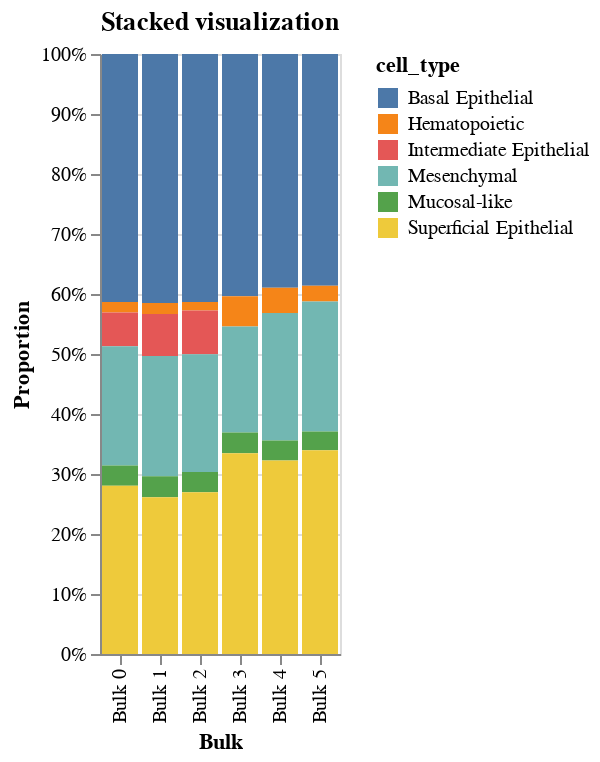

Notebook code cell kept with this figure:
### Code cell
model.plot_proportions('stacked').properties(title="Stacked visualization")

### Figure 1 — Vega-Lite specification as saved in the notebook (floating-point values rounded to 4 significant figures)
{"config": {"view": {"continuousWidth": 400, "continuousHeight": 300}}, "data": {"name": "data-b073ded25fb3da4830ee53681942ce66"}, "mark": "bar", "encoding": {"color": {"field": "cell_type", "type": "nominal"}, "x": {"axis": {"title": "Bulk"}, "field": "index", "type": "nominal"}, "y": {"aggregate": "sum", "axis": {"title": "Proportion"}, "field": "proportion", "stack": "normalize", "type": "quantitative"}}, "title": "Stacked visualization", "$schema": "https://vega.github.io/schema/vega-lite/v4.17.0.json", "datasets": {"data-b073ded25fb3da4830ee53681942ce66": [{"index": "Bulk 0", "cell_type": "Basal Epithelial", "proportion": 0.4134, "ci_err": 0.02056, "ci_low": 0.3928, "ci_high": 0.4339}, {"index": "Bulk 1", "cell_type": "Basal Epithelial", "proportion": 0.4152, "ci_err": 0.01993, "ci_low": 0.3952, "ci_high": 0.4351}, {"index": "Bulk 2", "cell_type": "Basal Epithelial", "proportion": 0.4133, "ci_err": 0.5, "ci_low": 0.0, "ci_high": 0.9133}, {"index": "Bulk 3", "cell_type": "Basal Epithelial", "proportion": 0.4036, "ci_err": 0.02102, "ci_low": 0.3826, "ci_high": 0.4246}, {"index": "Bulk 4", "cell_type": "Basal Epithelial", "proportion": 0.3896, "ci_err": 0.02036, "ci_low": 0.3693, "ci_high": 0.41}, {"index": "Bulk 5", "cell_type": "Basal Epithelial", "proportion": 0.3861, "ci_err": 0.5, "ci_low": 0.0, "ci_high": 0.8861}, {"index": "Bulk 0", "cell_type": "Hematopoietic", "proportion": 0.01738, "ci_err": 0.00384, "ci_low": 0.01354, "ci_high": 0.02122}, {"index": "Bulk 1", "cell_type": "Hematopoietic", "proportion": 0.01803, "ci_err": 0.003632, "ci_low": 0.0144, "ci_high": 0.02166}, {"index": "Bulk 2", "cell_type": "Hematopoietic", "proportion": 0.01411, "ci_err": 0.5, "ci_low": 0.0, "ci_high": 0.5141}, {"index": "Bulk 3", "cell_type": "Hematopoietic", "proportion": 0.05068, "ci_err": 0.008439, "ci_low": 0.04224, "ci_high": 0.05911}, {"index": "Bulk 4", "cell_type": "Hematopoietic", "proportion": 0.04209, "ci_err": 0.006963, "ci_low": 0.03512, "ci_high": 0.04905}, {"index": "Bulk 5", "cell_type": "Hematopoietic", "proportion": 0.02623, "ci_err": 0.5, "ci_low": 0.0, "ci_high": 0.5262}, {"index": "Bulk 0", "cell_type": "Intermediate Epithelial", "proportion": 0.05636, "ci_err": 0.02282, "ci_low": 0.03354, "ci_high": 0.07917}, {"index": "Bulk 1", "cell_type": "Intermediate Epithelial", "proportion": 0.06994, "ci_err": 0.0227, "ci_low": 0.04724, "ci_high": 0.09264}, {"index": "Bulk 2", "cell_type": "Intermediate Epithelial", "proportion": 0.07313, "ci_err": 0.5, "ci_low": 0.0, "ci_high": 0.5731}, {"index": "Bulk 3", "cell_type": "Intermediate Epithelial", "proportion": 0.0, "ci_err": 0.001572, "ci_low": 0.0, "ci_high": 0.001572}, {"index": "Bulk 4", "cell_type": "Intermediate Epithelial", "proportion": 0.0, "ci_err": 0.003161, "ci_low": 0.0, "ci_high": 0.003161}, {"index": "Bulk 5", "cell_type": "Intermediate Epithelial", "proportion": 0.0, "ci_err": 0.5, "ci_low": 0.0, "ci_high": 0.5}, {"index": "Bulk 0", "cell_type": "Mesenchymal", "proportion": 0.1987, "ci_err": 0.01185, "ci_low": 0.1869, "ci_high": 0.2106}, {"index": "Bulk 1", "cell_type": "Mesenchymal", "proportion": 0.2006, "ci_err": 0.01166, "ci_low": 0.189, "ci_high": 0.2123}, {"index": "Bulk 2", "cell_type": "Mesenchymal", "proportion": 0.1963, "ci_err": 0.5, "ci_low": 0.0, "ci_high": 0.6963}, {"index": "Bulk 3", "cell_type": "Mesenchymal", "proportion": 0.1766, "ci_err": 0.01271, "ci_low": 0.1639, "ci_high": 0.1893}, {"index": "Bulk 4", "cell_type": "Mesenchymal", "proportion": 0.2125, "ci_err": 0.01358, "ci_low": 0.1989, "ci_high": 0.2261}, {"index": "Bulk 5", "cell_type": "Mesenchymal", "proportion": 0.2169, "ci_err": 0.5, "ci_low": 0.0, "ci_high": 0.7169}, {"index": "Bulk 0", "cell_type": "Mucosal-like", "proportion": 0.03393, "ci_err": 0.01012, "ci_low": 0.02381, "ci_high": 0.04405}, {"index": "Bulk 1", "cell_type": "Mucosal-like", "proportion": 0.03506, "ci_err": 0.007715, "ci_low": 0.02735, "ci_high": 0.04278}, {"index": "Bulk 2", "cell_type": "Mucosal-like", "proportion": 0.03357, "ci_err": 0.5, "ci_low": 0.0, "ci_high": 0.5336}, {"index": "Bulk 3", "cell_type": "Mucosal-like", "proportion": 0.03446, "ci_err": 0.01326, "ci_low": 0.02121, "ci_high": 0.04772}, {"index": "Bulk 4", "cell_type": "Mucosal-like", "proportion": 0.03323, "ci_err": 0.01131, "ci_low": 0.02192, "ci_high": 0.04454}, {"index": "Bulk 5", "cell_type": "Mucosal-like", "proportion": 0.03103, "ci_err": 0.5, "ci_low": 0.0, "ci_high": 0.531}, {"index": "Bulk 0", "cell_type": "Superficial Epithelial", "proportion": 0.2802, "ci_err": 0.02089, "ci_low": 0.2593, "ci_high": 0.3011}, {"index": "Bulk 1", "cell_type": "Superficial Epithelial", "proportion": 0.2612, "ci_err": 0.0204, "ci_low": 0.2408, "ci_high": 0.2816}, {"index": "Bulk 2", "cell_type": "Superficial Epithelial", "proportion": 0.2696, "ci_err": 0.5, "ci_low": 0.0, "ci_high": 0.7696}, {"index": "Bulk 3", "cell_type": "Superficial Epithelial", "proportion": 0.3346, "ci_err": 0.02102, "ci_low": 0.3136, "ci_high": 0.3557}, {"index": "Bulk 4", "cell_type": "Superficial Epithelial", "proportion": 0.3225, "ci_err": 0.02013, "ci_low": 0.3024, "ci_high": 0.3427}, {"index": "Bulk 5", "cell_type": "Superficial Epithelial", "proportion": 0.3397, "ci_err": 0.5, "ci_low": 0.0, "ci_high": 0.8397}]}}
